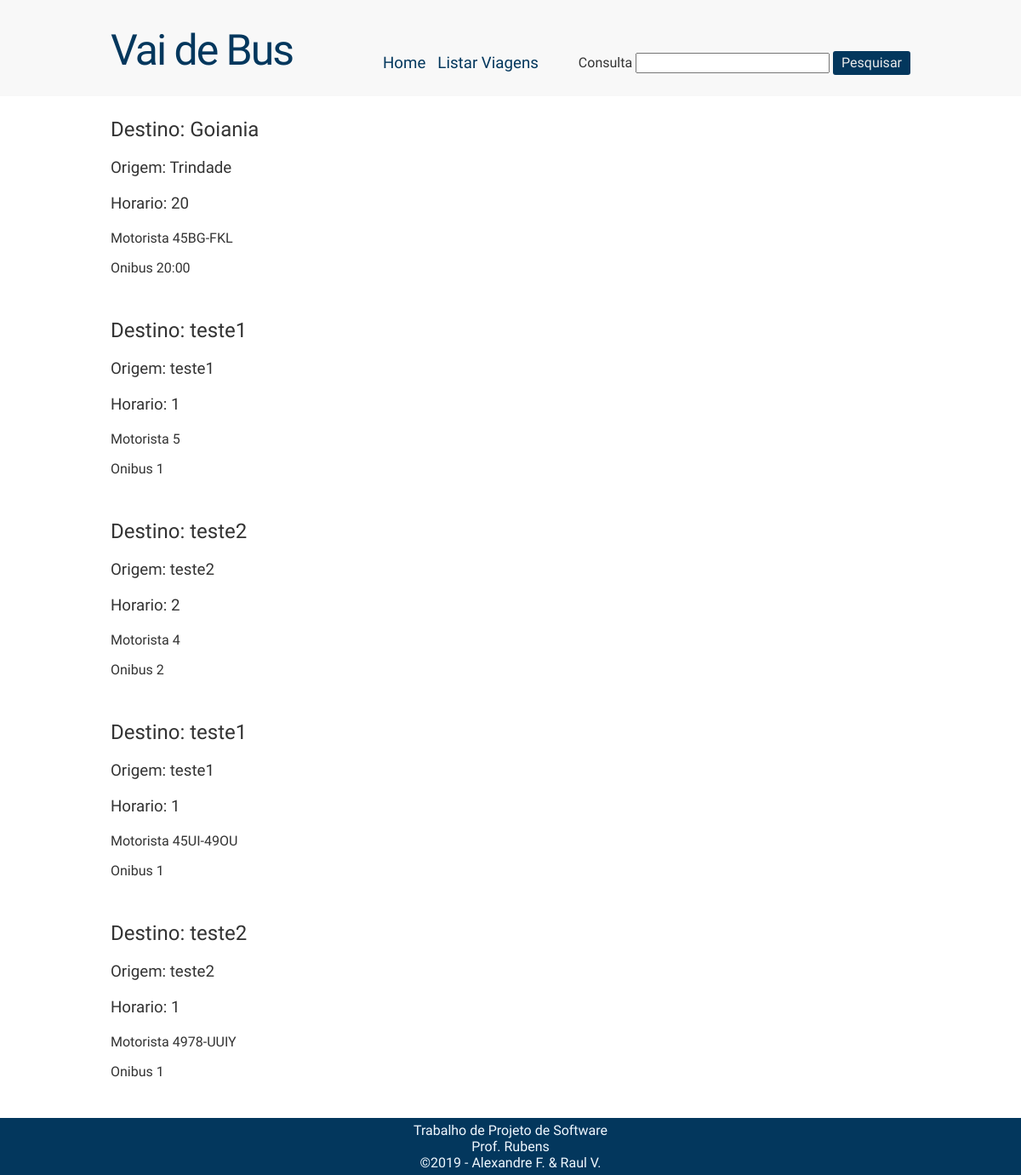
The page /listarViagens on the database as committed earlier.
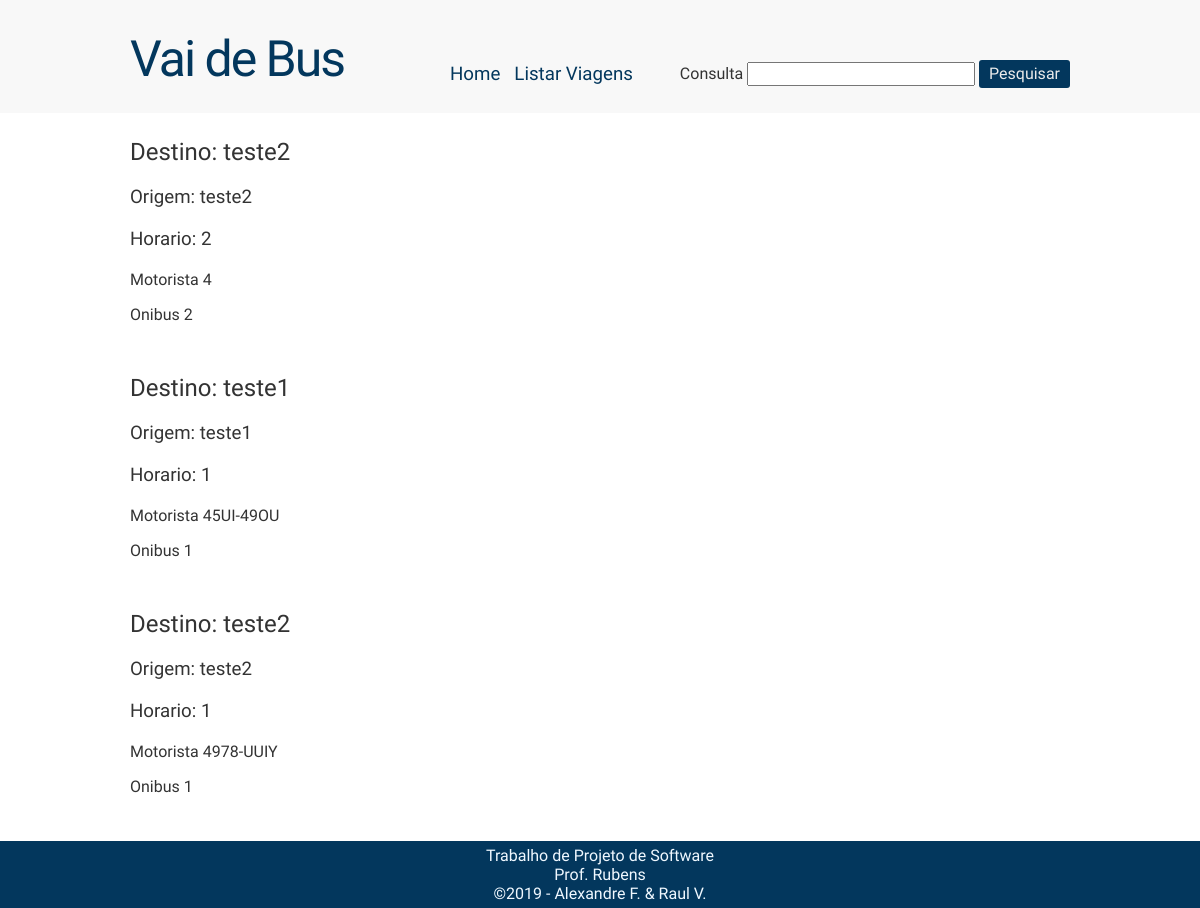
The same page on the database as committed later.
### tables this page shows
CREATE TABLE viagens 	(numViagem INTEGER NOT NULL PRIMARY KEY AUTOINCREMENT,
						onibusPlaca TEXT UNIQUE NOT NULL,
						motoristaViagem TEXT NOT NULL,
						diaViagem TEXT NOT NULL,
						horario TEXT NOT NULL,
						cidadeOrigem TEXT NOT NULL,
						cidadeDestino TEXT NOT NULL);

### index.py (the view)
	@app.route ("/listarViagens")
	def listarViagens ():
		return render_template ("listarViagens.html", dataViagens = dbSelectAllViagens ())

### database.py (called while the page is built)
def dbSelectAllViagens ():
	connection = sqlite3.connect ("CompOnibus.db")
	cursor = connection.cursor ()
	command = """
	SELECT cidadeOrigem, cidadeDestino, diaViagem, horario, onibusPlaca, motoristaViagem, numViagem
	FROM viagens"""
	cursor.execute (command)
	data = cursor.fetchall ()
	connection.close ()
	return data

### index.py (called while the page is built)
def configure (app):
	@app.route ("/", methods = ["POST", "GET",])
	@app.route ("/index", methods = ["POST", "GET",])
	def index ():
		if request.method == "GET":
			return render_template ("index.html")
		elif request.method == "POST":
			username = request.form["username"]
			password = request.form["password"]
			if (checaLoginComp (username, password)):
				compUser = retornaCompRegistro ()
				login_user (compUser)
				return redirect ("/admin/controlPanel/")
				pass
			else:
				return abort (401)
	@app.route ("/listarViagens")
	def listarViagens ():
		return render_template ("listarViagens.html", dataViagens = dbSelectAllViagens ())

### templates/listarViagens.html (shortened to what this page needs)
{% extends "baseCommon.html" %}
{% block content %}
	<div class=linha>
		<div class=coluna col12 sidebar>
			<div class=viagens>
				{% for viagem in dataViagens %}
					<table>
						<h2 class=viagemDestino>Destino: {{ viagem[1]}}</h2>
						<h3 class=viagemOrigem>Origem: {{ viagem[0]}}</h3>
						<h3 class=horario>Horario: {{ viagem[2]}}</h3>
						<p>Motorista {{ viagem[4]}}</p>
						<p>Onibus {{ viagem[3]}}</p>
					</table>
					<br>
				{% endfor %}
			</div>
		</div>
	</div>
{% endblock %}

Rows that differ between the two databases and show on the page:
removed viagens: cidadeDestino "Goiania", cidadeOrigem "Trindade", diaViagem "20", onibusPlaca "45BG-FKL", horario "20:00"
removed viagens: cidadeDestino "teste1", cidadeOrigem "teste1", diaViagem "1", onibusPlaca "5", horario "1"
